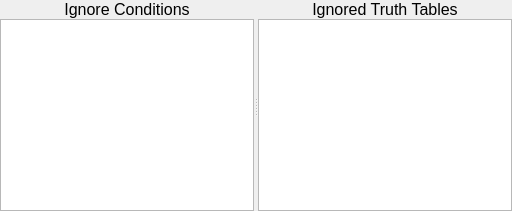
           <widget class="QSplitter" name="IgnoreTableSplitter">
            <property name="orientation">
             <enum>Qt::Horizontal</enum>
            </property>
            <widget class="QWidget" name="verticalLayoutWidget">
             <layout class="QVBoxLayout" name="Ignoring_Table_Layout">
              <property name="spacing">
               <number>0</number>
              </property>
              <item>
               <widget class="QLabel" name="Ignoring_Table_Label">
                <property name="font">
                 <font>
                  <pointsize>12</pointsize>
                 </font>
                </property>
                <property name="text">
                 <string>Ignore Conditions</string>
                </property>
                <property name="alignment">
                 <set>Qt::AlignCenter</set>
                </property>
               </widget>
              </item>
              <item>
               <widget class="QTableView" name="Ignoring_Logic_Table">
                <property name="editTriggers">
                 <set>QAbstractItemView::NoEditTriggers</set>
                </property>
                <property name="dragDropOverwriteMode">
                 <bool>false</bool>
                </property>
                <property name="alternatingRowColors">
                 <bool>true</bool>
                </property>
                <property name="selectionMode">
                 <enum>QAbstractItemView::SingleSelection</enum>
                </property>
                <property name="selectionBehavior">
                 <enum>QAbstractItemView::SelectRows</enum>
                </property>
                <property name="verticalScrollMode">
                 <enum>QAbstractItemView::ScrollPerPixel</enum>
                </property>
                <property name="sortingEnabled">
                 <bool>true</bool>
                </property>
               </widget>
              </item>
             </layout>
            </widget>
            <widget class="QWidget" name="verticalLayoutWidget_2">
             <layout class="QVBoxLayout" name="Ignored_Table_Layout">
              <property name="spacing">
               <number>0</number>
              </property>
              <item>
               <widget class="QLabel" name="Ignored_Logic_Label">
                <property name="font">
                 <font>
                  <pointsize>12</pointsize>
                 </font>
                </property>
                <property name="text">
                 <string>Ignored Truth Tables</string>
                </property>
                <property name="alignment">
                 <set>Qt::AlignCenter</set>
                </property>
               </widget>
              </item>
              <item>
               <widget class="QTableView" name="Ignored_Logic_Table">
                <property name="editTriggers">
                 <set>QAbstractItemView::NoEditTriggers</set>
                </property>
                <property name="dragDropOverwriteMode">
                 <bool>false</bool>
                </property>
                <property name="alternatingRowColors">
                 <bool>true</bool>
                </property>
                <property name="selectionMode">
                 <enum>QAbstractItemView::SingleSelection</enum>
                </property>
                <property name="selectionBehavior">
                 <enum>QAbstractItemView::SelectRows</enum>
                </property>
                <property name="verticalScrollMode">
                 <enum>QAbstractItemView::ScrollPerPixel</enum>
                </property>
                <property name="sortingEnabled">
                 <bool>true</bool>
                </property>
                <attribute name="horizontalHeaderShowSortIndicator" stdset="0">
                 <bool>true</bool>
                </attribute>
               </widget>
              </item>
             </layout>
            </widget>
           </widget>
